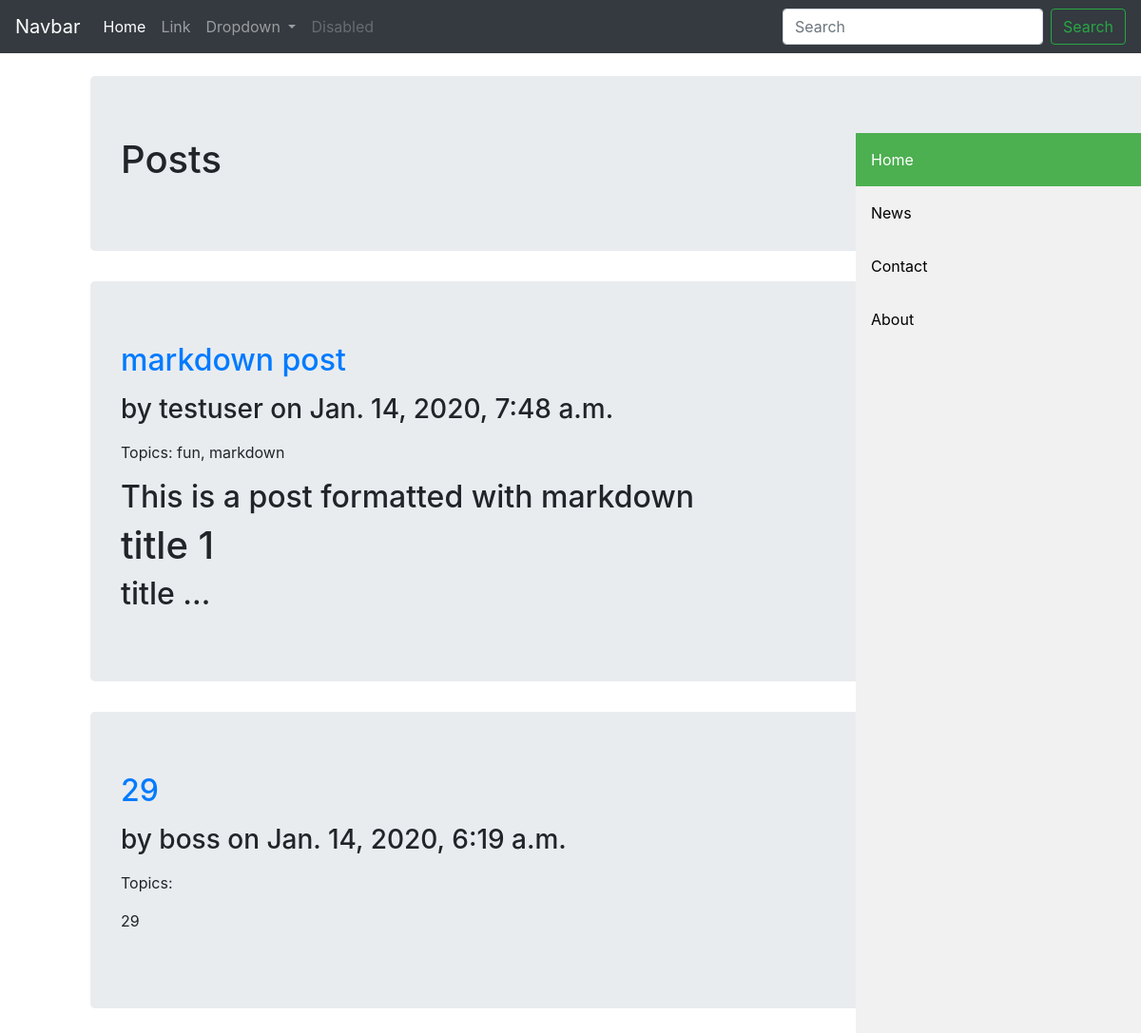
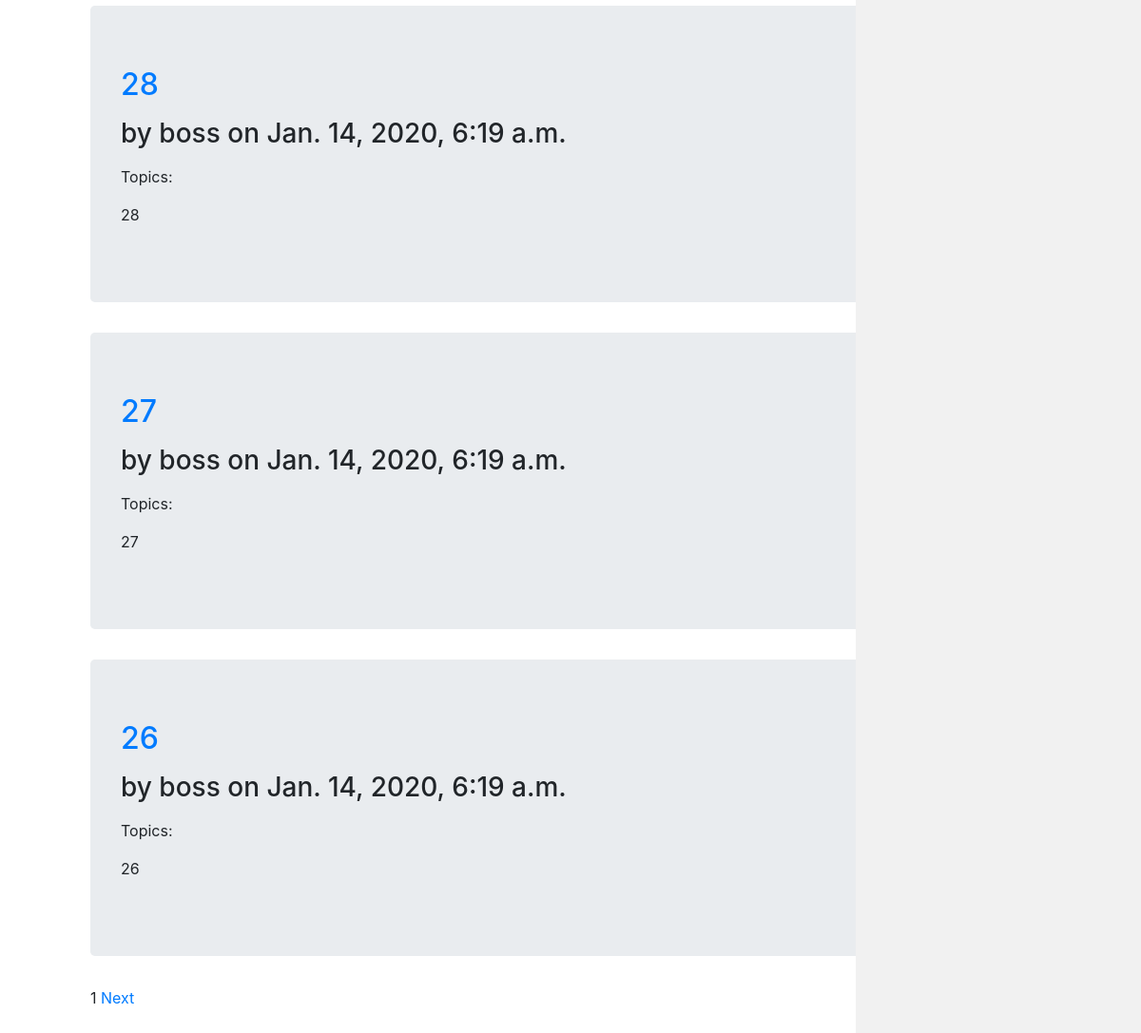
/posts/, run on an earlier commit of the app's database (2 pictures, top to bottom).
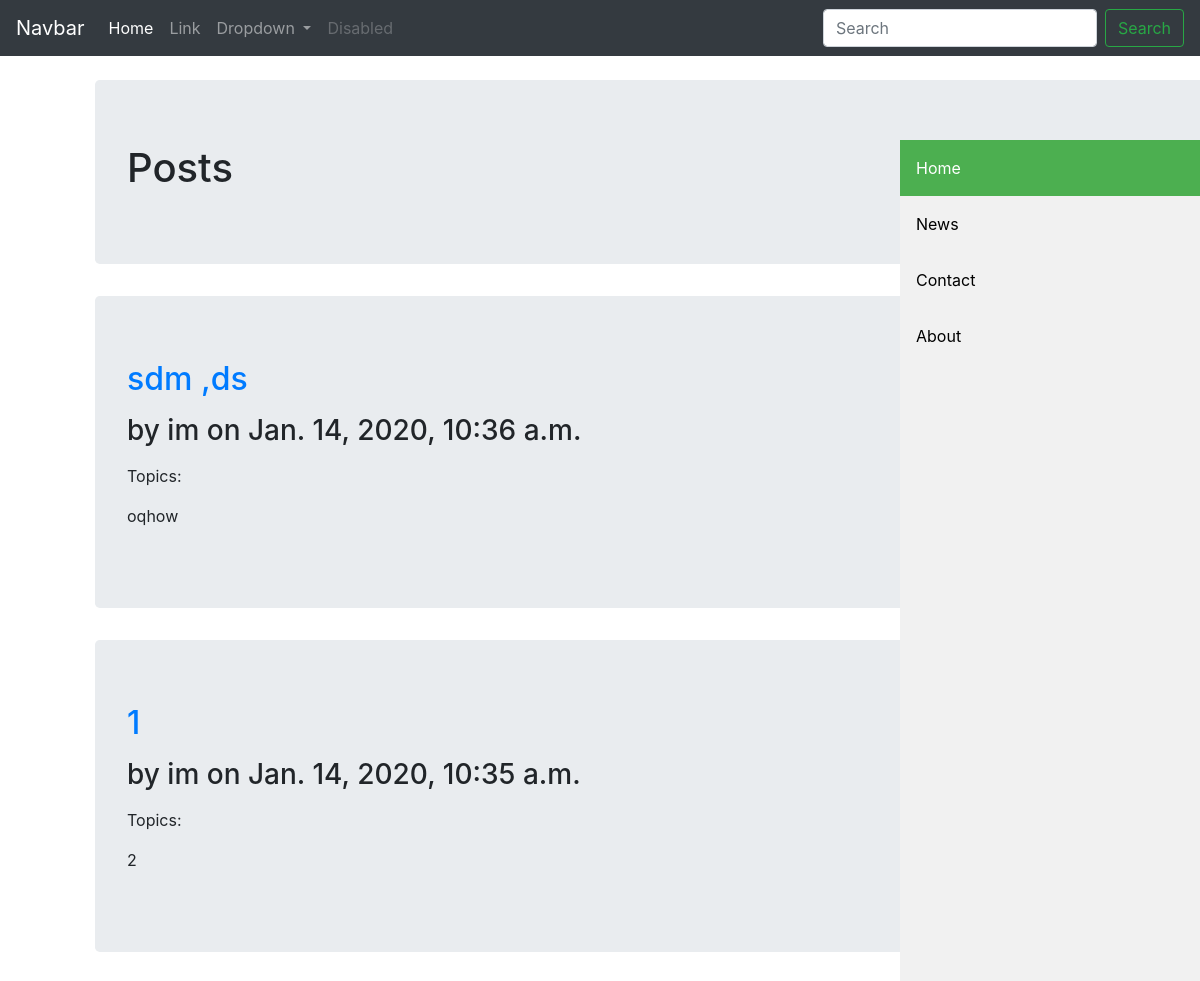
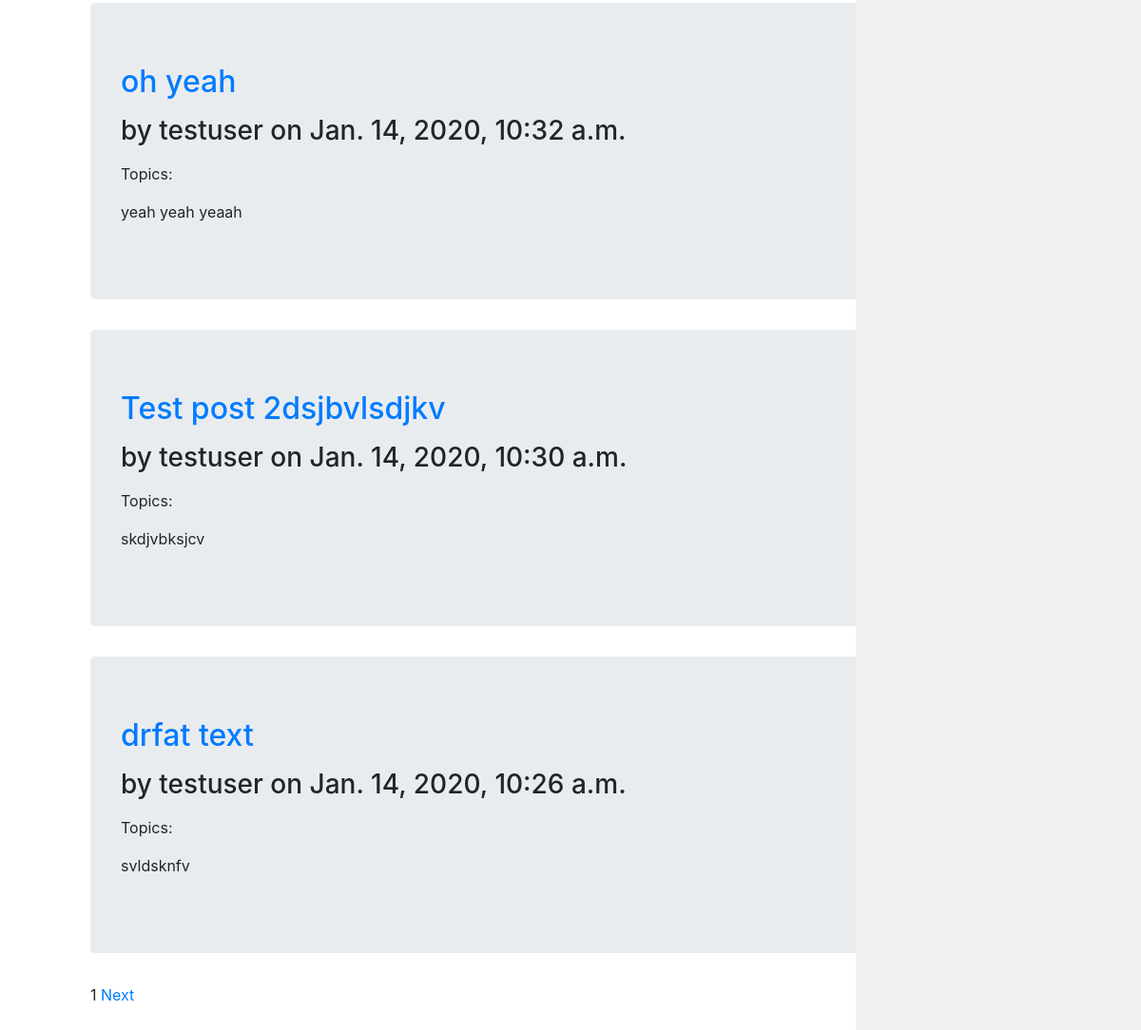
And on a later commit of the database (2 pictures, top to bottom).
### posts/models.py (models this page shows, shortened)
class Post(models.Model):
	STATUS_CHOICES = (('draft', 'Draft'), ('published', 'Published'),)
	title = models.CharField(max_length=250)
	slug = models.SlugField(max_length=250, unique=True)
	author = models.ForeignKey(User, on_delete=models.CASCADE, related_name='posts')
	body = models.TextField()
	publish = models.DateTimeField(default=timezone.now)
	created = models.DateTimeField(auto_now_add=True)
	updated = models.DateTimeField(auto_now=True)
	status = models.CharField(max_length=10, choices=STATUS_CHOICES, default='draft')
	objects = models.Manager()
	published = PublishedManager()
	drafts = DraftManager()
	topics = TaggableManager()
	class Meta:
		ordering = ('-publish',)
	def get_absolute_url(self):
		return reverse('posts:post_detail', args=[self.pk, self.slug])

### posts/views.py (the view)
# urls.py: path('', views.posts_home, name='posts_home'),
def posts_home(request):
	object_list = Post.published.all()
	paginator = Paginator(object_list, 5)
	page = request.GET.get('page')
	try:
		posts = paginator.page(page)
	except PageNotAnInteger:
		posts = paginator.page(1)
	except EmptyPage:
		posts = paginator.page(paginator.num_pages)
	return render(request, 'posts/posts_home.html', {'posts':posts, 'page': page})

### posts/models.py (called while the page is built)
	def get_queryset(self):
		return super(PublishedManager, self).get_queryset().filter(status='published')

### posts/templatetags/posts_tags.py (called while the page is built)
@register.filter(name='markdown')
def markdown_format(text):
	return mark_safe(markdown.markdown(text))

### templates/posts/posts_home.html (shortened to what this page needs)
{%extends 'base.html'%}
{%load posts_tags%}
{%block content%}
<h1>Posts</h1>
{%endblock%}
{%block content_no_jt%}
{%for post in posts%}
<div class="jumbotron">
	<a href="{{ post.get_absolute_url }}"><h2>{{post.title}}</h2></a>
<p>
	<h3> by {{post.author}} on {{post.publish}}</h3>
</p>
<p>Topics: {{post.topics.all|join:", "}}</p>
{{post.body|markdown|truncatewords_html:10}}
</div>
{%endfor%}
{%include 'posts/pagination.html' with page=posts%}
{%endblock%}

What changed in the data, as far as the page shows it:
no longer on this page (row edited): Post: title "markdown post", author "testuser", publish "Jan. 14, 2020, 7:48 a.m.", topics.all "fun, markdown", body "This is a post formatted with markdown title 1 title …"
no longer on this page (row unchanged): Post: title "29", author "boss", publish "Jan. 14, 2020, 6:19 a.m.", body "29"
no longer on this page (row unchanged): Post: title "28", author "boss", publish "Jan. 14, 2020, 6:19 a.m.", body "28"
no longer on this page (row unchanged): Post: title "27", author "boss", publish "Jan. 14, 2020, 6:19 a.m.", body "27"
no longer on this page (row unchanged): Post: title "26", author "boss", publish "Jan. 14, 2020, 6:19 a.m.", body "26"
added Post: title "sdm ,ds", author "im", publish "Jan. 14, 2020, 10:36 a.m.", body "oqhow"
added Post: title "1", author "im", publish "Jan. 14, 2020, 10:35 a.m.", body "2"
added Post: title "oh yeah", author "testuser", publish "Jan. 14, 2020, 10:32 a.m.", body "yeah yeah yeaah"
added Post: title "Test post 2dsjbvlsdjkv", author "testuser", publish "Jan. 14, 2020, 10:30 a.m.", body "skdjvbksjcv"
added Post: title "drfat text", author "testuser", publish "Jan. 14, 2020, 10:26 a.m.", body "svldsknfv"
